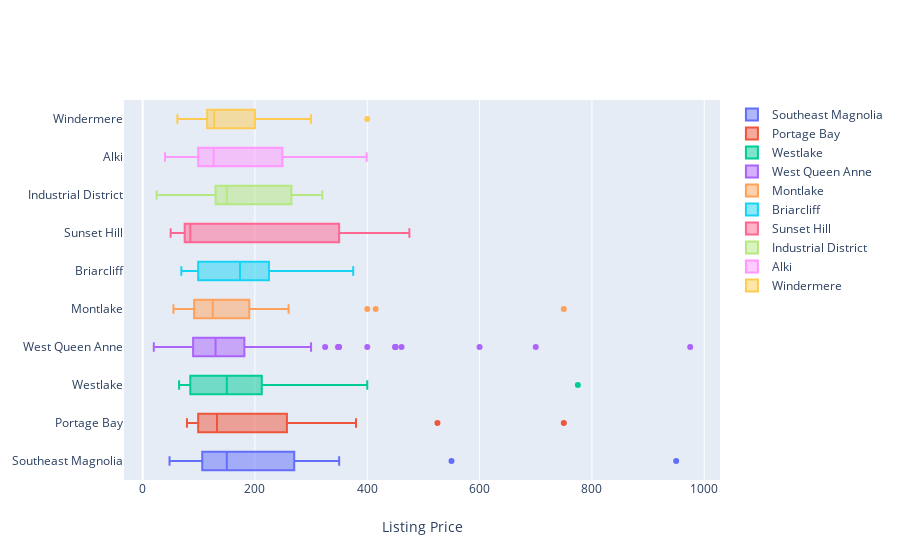

Source (notebook cell):
### Markdown cell above
The Southeast Magnolia and Portage Bay are the most expensive neighborhoods with the average listing exceeding $200.

The standard deviations are also high for these neighborhoods. Numeric text isn’t good enough to really build an intuition, so I visualized the distribution of the data with a box plot for each neighborhood.

### Code cell
box_data = []

for neighbourhood in top_10:
    trace = go.Box(x = df.loc[df['neighbourhood_cleansed'] == neighbourhood].price.tolist(), name = neighbourhood)
    box_data.append(trace)

layout = go.Layout(xaxis = dict(title='Listing Price'))
fig = go.Figure(data=box_data, layout=layout)

fig.show()

### Figure 1 — Plotly figure (JSON) as saved in the notebook; plotly's stock layout.template omitted (floating-point values rounded to 4 significant figures)
{"data": [{"name": "Southeast Magnolia", "type": "box", "x": [550, 75, 95, 150, 110, 228, 110, 950, 225, 125, 68, 250, 150, 48, 330, 125, 350]}, {"name": "Portage Bay", "type": "box", "x": [120, 525, 99, 90, 750, 250, 125, 380, 130, 135, 257, 90, 160, 79]}, {"name": "Westlake", "type": "box", "x": [85, 190, 65, 250, 69, 400, 150, 200, 141, 85, 775, 195, 249, 95, 122, 170, 65]}, {"name": "West Queen Anne", "type": "box", "x": [85, 150, 975, 100, 450, 120, 80, 60, 90, 150, 95, 99, 245, 165, 461, 109, 66, 99, 200, 700, 110, 99, 450, 75, 600, 450, 150, 45, 300, 80, 175, 325, 175, 222, 159, 125, 348, 45, 150, 80, 110, 148, 350, 150, 150, 100, 349, 110, 160, 130, 99, 100, 137, 20, 150, 145, 80, 95, 400, 85, 70, 90, 80, 60, 175]}, {"name": "Montlake", "type": "box", "x": [125, 415, 129, 130, 55, 160, 55, 115, 260, 110, 750, 55, 89, 200, 85, 400, 100, 125, 115]}, {"name": "Briarcliff", "type": "box", "x": [175, 88, 100, 225, 200, 250, 95, 172, 99, 99, 175, 350, 69, 375]}, {"name": "Sunset Hill", "type": "box", "x": [77, 80, 75, 75, 55, 70, 85, 85, 350, 92, 200, 50, 150, 475, 375, 450, 75, 350]}, {"name": "Industrial District", "type": "box", "x": [150, 25, 265, 320, 150, 130]}, {"name": "Alki", "type": "box", "x": [240, 100, 100, 119, 219, 249, 265, 124, 100, 250, 40, 100, 99, 135, 90, 90, 269, 325, 350, 95, 120, 79, 130, 129, 399, 350, 42, 95, 109, 225, 235, 85, 150, 218, 120, 225, 350, 250, 100, 79, 300, 59]}, {"name": "Windermere", "type": "box", "x": [130, 125, 300, 200, 400, 165, 117, 85, 115, 62]}], "layout": {"xaxis": {"title": {"text": "Listing Price"}}}}
